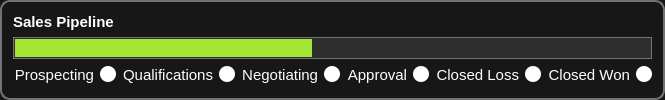
             <widget class="QFrame" name="frame_6">
              <property name="styleSheet">
               <string notr="true">border: 2px solid #737373;
background-color: #171717;
border-radius: 10px;</string>
              </property>
              <property name="frameShape">
               <enum>QFrame::Shape::StyledPanel</enum>
              </property>
              <property name="frameShadow">
               <enum>QFrame::Shadow::Raised</enum>
              </property>
              <layout class="QVBoxLayout" name="verticalLayout_29">
               <item>
                <widget class="QLabel" name="salespipe_lbl">
                 <property name="sizePolicy">
                  <sizepolicy hsizetype="Expanding" vsizetype="Fixed">
                   <horstretch>0</horstretch>
                   <verstretch>0</verstretch>
                  </sizepolicy>
                 </property>
                 <property name="font">
                  <font>
                   <pointsize>11</pointsize>
                   <bold>true</bold>
                  </font>
                 </property>
                 <property name="styleSheet">
                  <string notr="true">background: transparent;
color: #fff;
border: none</string>
                 </property>
                 <property name="text">
                  <string>Sales Pipeline</string>
                 </property>
                </widget>
               </item>
               <item>
                <widget class="QProgressBar" name="lead_status_bar">
                 <property name="styleSheet">
                  <string notr="true">QProgressBar {
    background-color: #2e2e2e;
    border: 1px solid #737373;
    border-radius: 30px;
    text-align: center;
    color: white;
    font: 10pt &quot;Segoe UI&quot;;
    height: 20px;
}

QProgressBar::chunk {
    background-color: #A3E635;  /* Green chunk color */
    border-radius: 80px;  /* Match the outer radius */
    margin: 1px;
}
</string>
                 </property>
                 <property name="value">
                  <number>47</number>
                 </property>
                 <property name="format">
                  <string/>
                 </property>
                </widget>
               </item>
               <item>
                <layout class="QHBoxLayout" name="horizontalLayout_8">
                 <item alignment="Qt::AlignmentFlag::AlignRight">
                  <widget class="QRadioButton" name="prospecting_radio">
                   <property name="enabled">
                    <bool>false</bool>
                   </property>
                   <property name="font">
                    <font>
                     <pointsize>11</pointsize>
                    </font>
                   </property>
                   <property name="layoutDirection">
                    <enum>Qt::LayoutDirection::RightToLeft</enum>
                   </property>
                   <property name="styleSheet">
                    <string notr="true">QRadioButton {
    background: transparent;
    color: #fff;
	border: none;
}

QRadioButton::indicator:checked {
    background-color: #A3E635; 
    border-color: #A3E635;   
}

QRadioButton::indicator {
    width: 16px;         
    height: 16px;       
    border-radius: 8px; 
    background-color: white; 
}
</string>
                   </property>
                   <property name="text">
                    <string>Prospecting</string>
                   </property>
                   <property name="checkable">
                    <bool>true</bool>
                   </property>
                   <property name="checked">
                    <bool>false</bool>
                   </property>
                   <property name="autoExclusive">
                    <bool>false</bool>
                   </property>
                  </widget>
                 </item>
                 <item alignment="Qt::AlignmentFlag::AlignRight">
                  <widget class="QRadioButton" name="qualifications_radio">
                   <property name="enabled">
                    <bool>true</bool>
                   </property>
                   <property name="font">
                    <font>
                     <pointsize>11</pointsize>
                    </font>
                   </property>
                   <property name="cursor">
                    <cursorShape>PointingHandCursor</cursorShape>
                   </property>
                   <property name="layoutDirection">
                    <enum>Qt::LayoutDirection::RightToLeft</enum>
                   </property>
                   <property name="styleSheet">
                    <string notr="true">QRadioButton {
    background: transparent;
    color: #fff;
	border: none;
}

QRadioButton::indicator:checked {
    background-color: #A3E635; 
    border-color: #A3E635;   
}

QRadioButton::indicator {
    width: 16px;         
    height: 16px;       
    border-radius: 8px; 
    background-color: white; 
}
</string>
                   </property>
                   <property name="text">
                    <string>Qualifications</string>
                   </property>
                   <property name="checkable">
                    <bool>true</bool>
                   </property>
                   <property name="checked">
                    <bool>false</bool>
                   </property>
                   <property name="autoExclusive">
                    <bool>false</bool>
                   </property>
                  </widget>
                 </item>
                 <item alignment="Qt::AlignmentFlag::AlignRight">
                  <widget class="QRadioButton" name="negotiating_radio">
                   <property name="enabled">
                    <bool>true</bool>
                   </property>
                   <property name="font">
                    <font>
                     <pointsize>11</pointsize>
                    </font>
                   </property>
                   <property name="cursor">
                    <cursorShape>PointingHandCursor</cursorShape>
                   </property>
                   <property name="layoutDirection">
                    <enum>Qt::LayoutDirection::RightToLeft</enum>
                   </property>
                   <property name="styleSheet">
                    <string notr="true">QRadioButton {
    background: transparent;
    color: #fff;
	border: none;
}

QRadioButton::indicator:checked {
    background-color: #A3E635; 
    border-color: #A3E635;   
}

QRadioButton::indicator {
    width: 16px;         
    height: 16px;       
    border-radius: 8px; 
    background-color: white; 
}
</string>
                   </property>
                   <property name="text">
                    <string>Negotiating</string>
                   </property>
                   <property name="checkable">
                    <bool>true</bool>
                   </property>
                   <property name="checked">
                    <bool>false</bool>
                   </property>
                   <property name="autoExclusive">
                    <bool>false</bool>
                   </property>
                  </widget>
                 </item>
                 <item alignment="Qt::AlignmentFlag::AlignRight">
                  <widget class="QRadioButton" name="contacting_radio">
                   <property name="enabled">
                    <bool>true</bool>
                   </property>
                   <property name="font">
                    <font>
                     <pointsize>11</pointsize>
                    </font>
                   </property>
                   <property name="cursor">
                    <cursorShape>PointingHandCursor</cursorShape>
                   </property>
                   <property name="layoutDirection">
                    <enum>Qt::LayoutDirection::RightToLeft</enum>
                   </property>
                   <property name="styleSheet">
                    <string notr="true">QRadioButton {
    background: transparent;
    color: #fff;
	border: none;
}

QRadioButton::indicator:checked {
    background-color: #A3E635; 
    border-color: #A3E635;   
}

QRadioButton::indicator {
    width: 16px;         
    height: 16px;       
    border-radius: 8px; 
    background-color: white; 
}
</string>
                   </property>
                   <property name="text">
                    <string>Approval</string>
                   </property>
                   <property name="checkable">
                    <bool>true</bool>
                   </property>
                   <property name="checked">
                    <bool>false</bool>
                   </property>
                   <property name="autoExclusive">
                    <bool>false</bool>
                   </property>
                  </widget>
                 </item>
                 <item alignment="Qt::AlignmentFlag::AlignRight">
                  <widget class="QRadioButton" name="loss_radio">
                   <property name="enabled">
                    <bool>false</bool>
                   </property>
                   <property name="font">
                    <font>
                     <pointsize>11</pointsize>
                    </font>
                   </property>
                   <property name="layoutDirection">
                    <enum>Qt::LayoutDirection::RightToLeft</enum>
                   </property>
                   <property name="styleSheet">
                    <string notr="true">QRadioButton {
    background: transparent;
    color: #fff;
	border: none;
}

QRadioButton::indicator:checked {
    background-color: #A3E635; 
    border-color: #A3E635;   
}

QRadioButton::indicator {
    width: 16px;         
    height: 16px;       
    border-radius: 8px; 
    background-color: white; 
}
</string>
                   </property>
                   <property name="text">
                    <string>Closed Loss</string>
                   </property>
                   <property name="checkable">
                    <bool>true</bool>
                   </property>
                   <property name="checked">
                    <bool>false</bool>
                   </property>
                   <property name="autoExclusive">
                    <bool>false</bool>
                   </property>
                  </widget>
                 </item>
                 <item alignment="Qt::AlignmentFlag::AlignRight">
                  <widget class="QRadioButton" name="won_radio">
                   <property name="enabled">
                    <bool>false</bool>
                   </property>
                   <property name="font">
                    <font>
                     <pointsize>11</pointsize>
                    </font>
                   </property>
                   <property name="layoutDirection">
                    <enum>Qt::LayoutDirection::RightToLeft</enum>
                   </property>
                   <property name="styleSheet">
                    <string notr="true">QRadioButton {
    background: transparent;
    color: #fff;
	border: none;
}

QRadioButton::indicator:checked {
    background-color: #A3E635; 
    border-color: #A3E635;   
}

QRadioButton::indicator {
    width: 16px;         
    height: 16px;       
    border-radius: 8px; 
    background-color: white; 
}
</string>
                   </property>
                   <property name="text">
                    <string>Closed Won</string>
                   </property>
                   <property name="checked">
                    <bool>false</bool>
                   </property>
                   <property name="autoExclusive">
                    <bool>false</bool>
                   </property>
                  </widget>
                 </item>
                </layout>
               </item>
              </layout>
             </widget>
